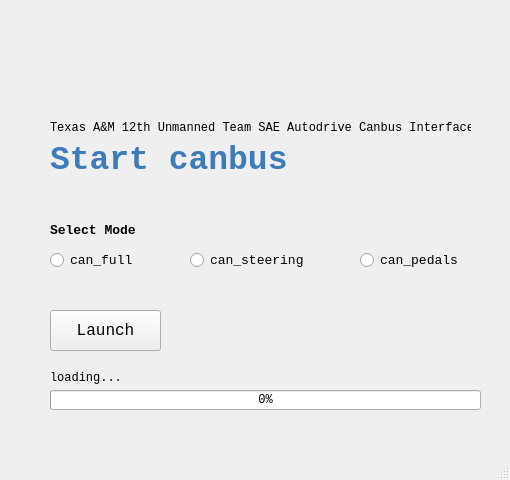
<?xml version="1.0" encoding="UTF-8"?>
<ui version="4.0">
 <class>canbusmain</class>
 <widget class="QMainWindow" name="canbusmain">
  <property name="geometry">
   <rect>
    <x>0</x>
    <y>0</y>
    <width>510</width>
    <height>480</height>
   </rect>
  </property>
  <property name="font">
   <font>
    <family>Consolas</family>
   </font>
  </property>
  <property name="windowTitle">
   <string>canbusmain</string>
  </property>
  <widget class="QWidget" name="centralwidget">
   <widget class="QLabel" name="lbl_start_canbus">
    <property name="geometry">
     <rect>
      <x>50</x>
      <y>140</y>
      <width>281</width>
      <height>41</height>
     </rect>
    </property>
    <property name="font">
     <font>
      <family>Consolas</family>
      <pointsize>25</pointsize>
      <weight>75</weight>
      <bold>true</bold>
     </font>
    </property>
    <property name="autoFillBackground">
     <bool>false</bool>
    </property>
    <property name="text">
     <string>&lt;html&gt;&lt;head/&gt;&lt;body&gt;&lt;p&gt;&lt;span style=&quot; color:#3e7bb9;&quot;&gt;Start canbus&lt;/span&gt;&lt;/p&gt;&lt;/body&gt;&lt;/html&gt;</string>
    </property>
   </widget>
   <widget class="QLabel" name="lbl_unmanned">
    <property name="geometry">
     <rect>
      <x>50</x>
      <y>120</y>
      <width>421</width>
      <height>16</height>
     </rect>
    </property>
    <property name="text">
     <string>Texas A&amp;M 12th Unmanned Team SAE Autodrive Canbus Interface</string>
    </property>
   </widget>
   <widget class="QPushButton" name="btn_launch">
    <property name="geometry">
     <rect>
      <x>50</x>
      <y>310</y>
      <width>111</width>
      <height>41</height>
     </rect>
    </property>
    <property name="font">
     <font>
      <family>Consolas</family>
      <pointsize>12</pointsize>
     </font>
    </property>
    <property name="autoFillBackground">
     <bool>false</bool>
    </property>
    <property name="styleSheet">
     <string notr="true">@
QPushButton {
border: none;
background-color: #3e7bb9;
color: white;
}

QPushButton:hover {
background-color: grey;
}
@</string>
    </property>
    <property name="text">
     <string>Launch</string>
    </property>
    <property name="shortcut">
     <string>Return</string>
    </property>
    <property name="default">
     <bool>false</bool>
    </property>
    <property name="flat">
     <bool>false</bool>
    </property>
   </widget>
   <widget class="QRadioButton" name="rb_full">
    <property name="geometry">
     <rect>
      <x>50</x>
      <y>250</y>
      <width>111</width>
      <height>20</height>
     </rect>
    </property>
    <property name="font">
     <font>
      <family>Consolas</family>
      <pointsize>10</pointsize>
     </font>
    </property>
    <property name="text">
     <string>can_full</string>
    </property>
   </widget>
   <widget class="QRadioButton" name="rb_pedals">
    <property name="geometry">
     <rect>
      <x>360</x>
      <y>250</y>
      <width>121</width>
      <height>20</height>
     </rect>
    </property>
    <property name="font">
     <font>
      <family>Consolas</family>
      <pointsize>10</pointsize>
     </font>
    </property>
    <property name="text">
     <string>can_pedals</string>
    </property>
   </widget>
   <widget class="QLabel" name="lbl_mode">
    <property name="geometry">
     <rect>
      <x>50</x>
      <y>220</y>
      <width>201</width>
      <height>21</height>
     </rect>
    </property>
    <property name="font">
     <font>
      <family>Consolas</family>
      <pointsize>10</pointsize>
      <weight>75</weight>
      <bold>true</bold>
     </font>
    </property>
    <property name="text">
     <string>Select Mode</string>
    </property>
   </widget>
   <widget class="QProgressBar" name="progressBar_load">
    <property name="geometry">
     <rect>
      <x>50</x>
      <y>390</y>
      <width>431</width>
      <height>20</height>
     </rect>
    </property>
    <property name="value">
     <number>0</number>
    </property>
   </widget>
   <widget class="QLabel" name="lbl_load_status">
    <property name="geometry">
     <rect>
      <x>50</x>
      <y>370</y>
      <width>291</width>
      <height>16</height>
     </rect>
    </property>
    <property name="text">
     <string>loading...</string>
    </property>
   </widget>
   <widget class="QLabel" name="label">
    <property name="geometry">
     <rect>
      <x>210</x>
      <y>20</y>
      <width>100</width>
      <height>81</height>
     </rect>
    </property>
    <property name="text">
     <string/>
    </property>
    <property name="pixmap">
     <pixmap>canbus_gui/tamu_logo_blue_100x70.png</pixmap>
    </property>
   </widget>
   <widget class="QRadioButton" name="rb_steering">
    <property name="geometry">
     <rect>
      <x>190</x>
      <y>250</y>
      <width>131</width>
      <height>20</height>
     </rect>
    </property>
    <property name="font">
     <font>
      <family>Consolas</family>
      <pointsize>10</pointsize>
     </font>
    </property>
    <property name="text">
     <string>can_steering</string>
    </property>
   </widget>
  </widget>
  <widget class="QMenuBar" name="menubar">
   <property name="geometry">
    <rect>
     <x>0</x>
     <y>0</y>
     <width>510</width>
     <height>24</height>
    </rect>
   </property>
  </widget>
  <widget class="QStatusBar" name="statusbar"/>
 </widget>
 <resources/>
 <connections/>
</ui>
